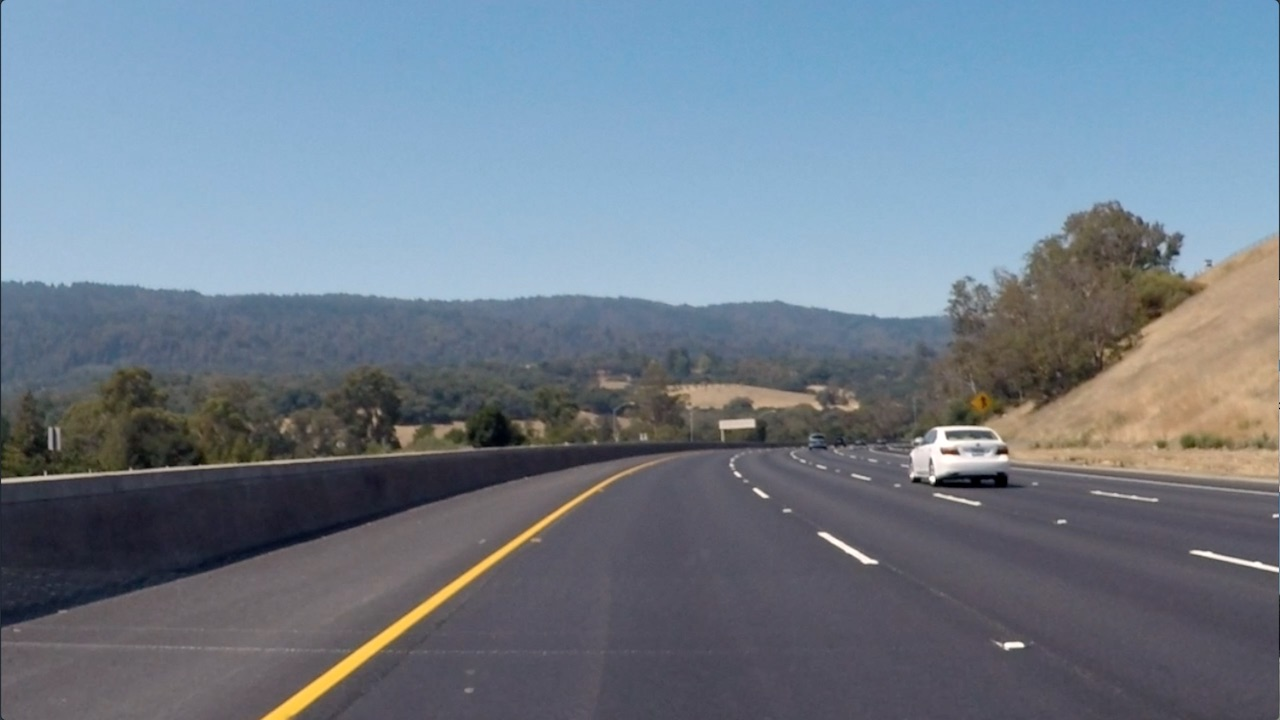
#> input picture images/curved_lane.jpg, 1280 x 720 px
$ jupyter execute 'K-Means Clustering (OpenCV).ipynb'
#> lines starting #> are read from the running program, lines starting #| are printed output that depends on the picture
[cell 1]
import cv2
import numpy as np
import matplotlib.pyplot as plt
import imutils

[cell 2]
def showimg(img,useOpenCV = False):
    if useOpenCV:
        cv2.imshow("Image",img)
        cv2.waitKey(0)
        cv2.destroyAllWindows()
    else:
        plt.imshow(cv2.cvtColor(img, cv2.COLOR_BGR2RGB))
        plt.axis("off")
        plt.show()

[cell 3]
img = cv2.imread('images/curved_lane.jpg')
#> img is the input picture: shape (720, 1280, 3); mean B, G, R 138.7, 125, 112.1
showimg(img)

pixel_vals = img.reshape((-1,3))
pixel_vals = np.float32(pixel_vals)

[cell 4]
k=3
criteria = (cv2.TERM_CRITERIA_EPS + cv2.TERM_CRITERIA_MAX_ITER, 100, 0.2)
retval, labels, centers = cv2.kmeans(pixel_vals,k,None,criteria,10,cv2.KMEANS_RANDOM_CENTERS)
#> retval = 970879554.2; centers = [[98.19, 91.88, 93.63], [49.49, 46.84, 47.2], [199.8, 175.9, 145.4]]

[cell 5]
centers = np.uint8(centers)
#> centers = [[98, 91, 93], [49, 46, 47], [199, 175, 145]]

[cell 6]
showimg(centers[labels.flatten()].reshape(img.shape),True)
#> call 2 of showimg, with useOpenCV = True
#> in showimg (call 2), `cv2.imshow("Image",img)`:
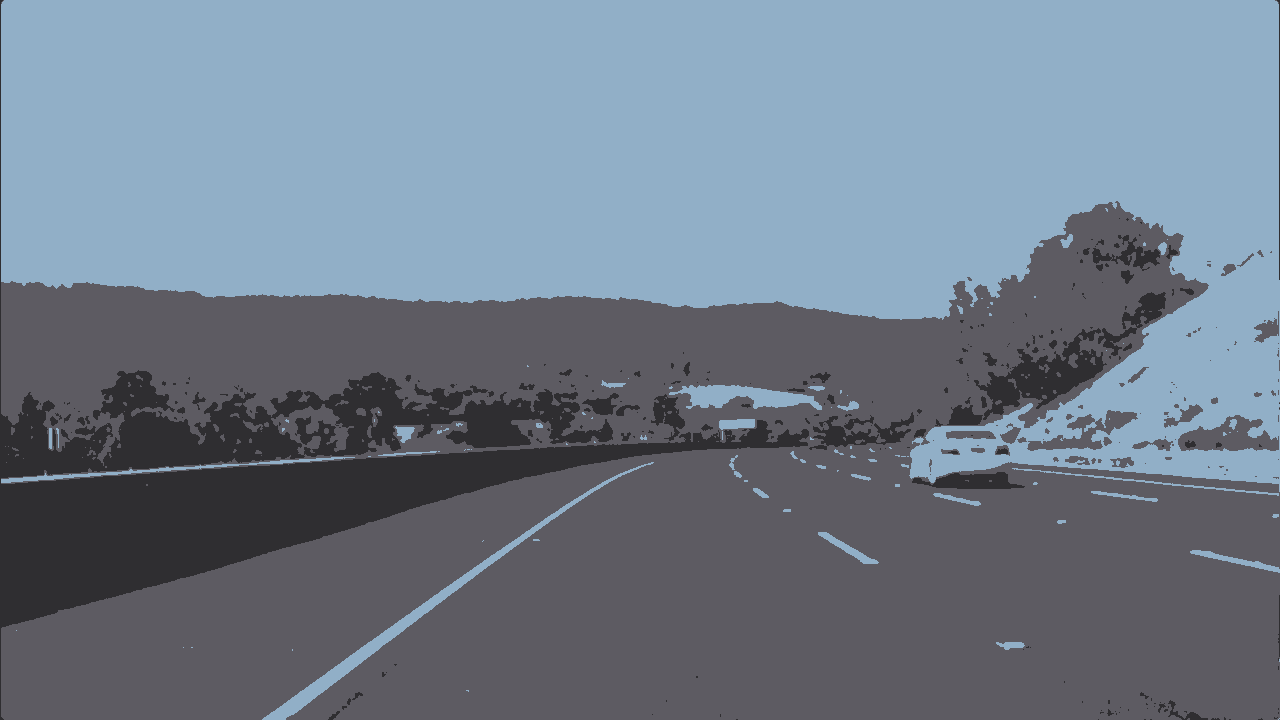
#> window 'Image': shape (720, 1280, 3); mean B, G, R 138.3, 124.1, 111.6

$ run again, with images/birds.jpg copied over images/curved_lane.jpg
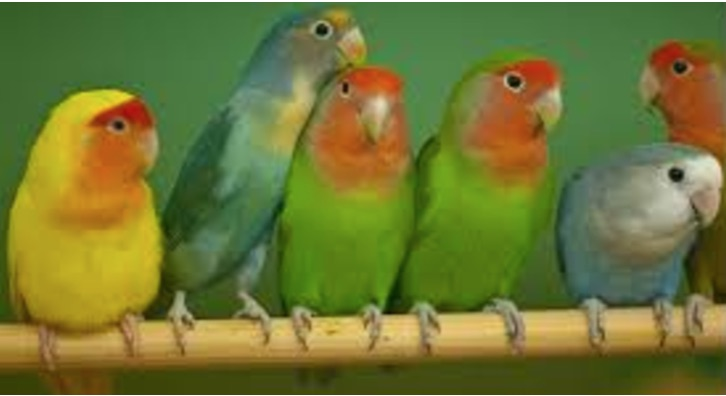
#> input picture images/birds.jpg, 726 x 396 px
#> img is the input picture: shape (396, 726, 3); mean B, G, R 52.2, 118.2, 111.1
#> `retval, labels, centers = cv2.kmeans(pixel_vals,k,None,criteria,10,cv2..`: retval = 556958230.8; centers = [[42.65, 127.3, 162.1], [118.3, 174.1, 185.1], [44.82, 104.5, 75.98]]
#> `centers = np.uint8(centers)`: centers = [[42, 127, 162], [118, 174, 185], [44, 104, 75]]
#> in showimg (call 2), `cv2.imshow("Image",img)`:
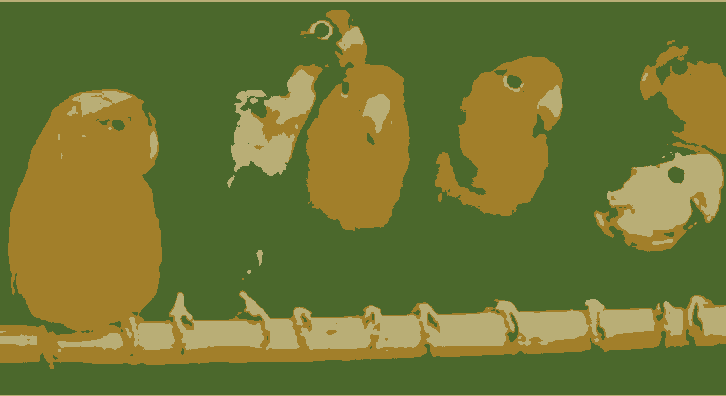
#> window 'Image': shape (396, 726, 3); mean B, G, R 51.5, 117.8, 110.4
